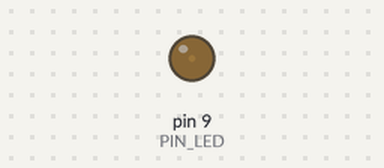
A sketch run on a simulated Arduino Uno, built with avr-gcc and run on an emulated ATmega328P. Parts: output pins drawn as LEDs (lit = HIGH).

Above: at 0.05 s.
At 0.5 s:
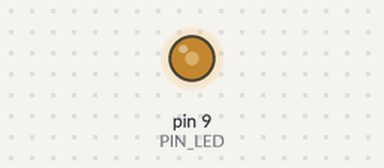
At 0.9 s:
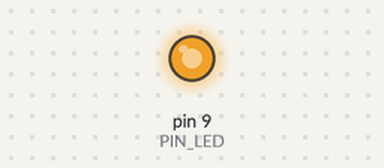
At 1.8 s:
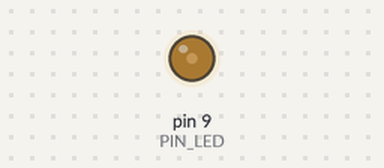
Timing chart, 0 to 4.8 s (numbered marks = the images above):
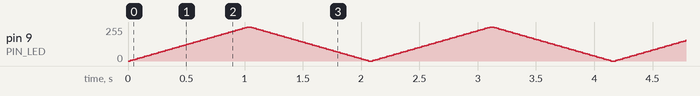

The sketch:

P10_led_respira.ino
```cpp
/*
  P10 · Reto: LED que "respira" (solución del instructor)         Sesión 5
  ------------------------------------------------------------------
  Qué hace: el LED sube poco a poco de apagado a su máximo brillo y baja de nuevo, sin
  perilla. Un ciclo dura un poco más de dos segundos.

  Conexiones (solo el LED de P10; la perilla no se usa)
    LED             pin 9 -> resistencia 220 ohm -> LED (pata larga +) ; pata corta -> GND

  Ideas clave:
    - Igual que en la sirena de la Sesión 4, el contador del "for" no cuenta vueltas:
      ES el brillo. Arranca en 0 y sube de PASO en PASO hasta 255.
    - Para bajar se cuenta al revés: arranca en 255, se le RESTA PASO y el "for" sigue
      mientras brillo >= 0.
    - Cada subida o bajada tiene 255 / 5 = 51 pasos de 20 ms, es decir, un poco más de un
      segundo.

  Para jugar: cambia PASO (más grande = a saltos) o PAUSA_MS (más grande = más lento).
*/

const int PIN_LED = 9;
const int PASO = 5;            // cuánto cambia el brillo en cada vuelta
const int PAUSA_MS = 20;       // milisegundos entre un brillo y el siguiente

void setup() {
  pinMode(PIN_LED, OUTPUT);
}

void loop() {
  for (int brillo = 0; brillo <= 255; brillo = brillo + PASO) {     // sube
    analogWrite(PIN_LED, brillo);
    delay(PAUSA_MS);
  }
  for (int brillo = 255; brillo >= 0; brillo = brillo - PASO) {     // baja
    analogWrite(PIN_LED, brillo);
    delay(PAUSA_MS);
  }
}
```
